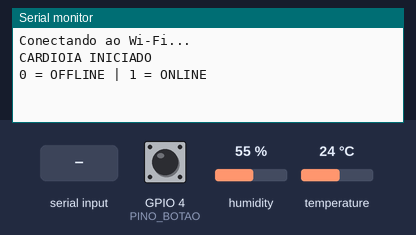
The sketch below on a simulated ESP32. Parts: the last lines printed to the serial monitor. The test bench sets the inputs (shaded band); at power-on: temperature 24 °C, GPIO 4 (PINO_BOTAO) HIGH, humidity 55 %. WiFi joins after 1.5 s; servers stay silent unless stated; the local clock reads 2024-03-15 10:24:30 at power-on unless the sketch sets it; no MQTT or app messages arrive unless stated.

Above: at 1.2 s.
1.3 s: temperature set to 41 °C
At 2.5 s:
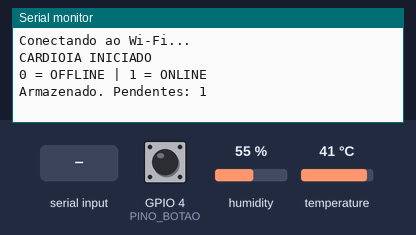
5.5 s: GPIO 4 (PINO_BOTAO) pulled LOW for 0.15 s
At 5.9 s:
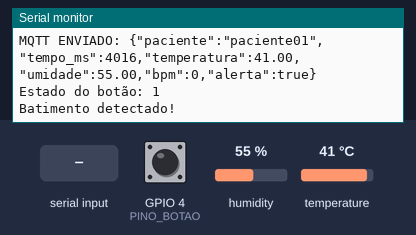
12.0 s: "0" received over Serial
At 14.8 s:
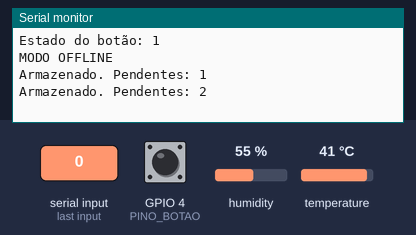
16.5 s: "1" received over Serial
At 17.2 s:
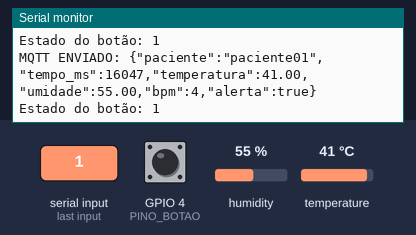
18.0 s: temperature set to 12 °C
At 19.2 s:
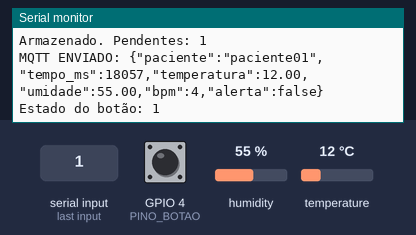
21.5 s: GPIO 4 (PINO_BOTAO) pulled LOW for 1 s
At 22.9 s:
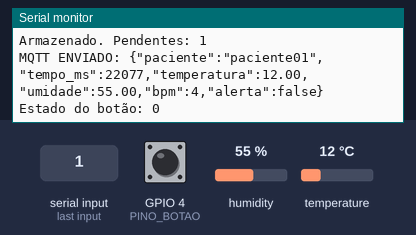
Timing chart, 0 to 24.5 s (numbered marks = the images above; inputs shaded):
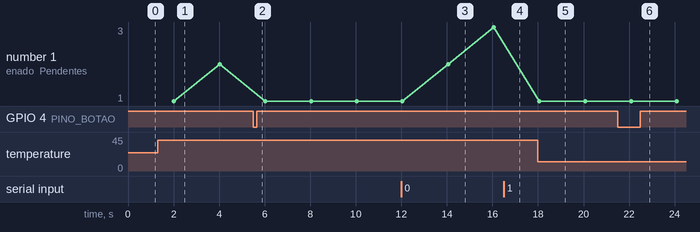

Measured:
- after the input at 5.5 s, the serial monitor: prints a new line at once (image 2)
- after the input at 12.0 s, the serial monitor: prints a new line at once (image 3)
- after the input at 16.5 s, the serial monitor: prints a new line at once (image 4)
- after the input at 18.0 s, the serial monitor: prints a new line after 0.07 s (image 5)
- after the input at 21.5 s, the serial monitor: prints a new line at once (image 6)
- plotted number 1: 1 → 3 after the input at 12.0 s

The sketch:

sketch.ino
```cpp
#include <Arduino.h>
#include <WiFi.h>
#include <WiFiClientSecure.h>
#include <PubSubClient.h>
#include <DHTesp.h>
#include <time.h>
#include "secrets.h"

// CARDIOIA - ESP32 + EDGE + MQTT

const int PINO_DHT = 15;
const int PINO_BOTAO = 4;

const char* WIFI_NOME = "Wokwi-GUEST";
const char* WIFI_SENHA = "";

const char* MQTT_SERVIDOR =
  "le1e1b1e.ala.us-east-1.emqxsl.com";

const int MQTT_PORTA = 8883;
const char* MQTT_TOPICO =
  "cardioia/paciente01/sinais";

// Certificado CA publico do EMQX
const char* CERTIFICADO_CA = R"EOF(
-----BEGIN CERTIFICATE-----
MIIDjjCCAnagAwIBAgIQAzrx5qcRqaC7KGSxHQn65TANBgkqhkiG9w0BAQsFADBh
MQswCQYDVQQGEwJVUzEVMBMGA1UEChMMRGlnaUNlcnQgSW5jMRkwFwYDVQQLExB3
d3cuZGljZXJ0LmNvbTEgMB4GA1UEAxMXRGlnaUNlcnQgR2xvYmFsIFJvb3QgRzIw
HhcNMTMwODAxMTIwMDAwWhcNMzgwMTE1MTIwMDAwWjBhMQswCQYDVQQGEwJVUzEV
MBMGA1UEChMMRGlnaUNlcnQgSW5jMRkwFwYDVQQLExB3d3cuZGljZXJ0LmNvbTEg
MB4GA1UEAxMXRGlnaUNlcnQgR2xvYmFsIFJvb3QgRzIwMIIBIjANBgkqhkiG9w0B
AQEFAAOCAQ8AMIIBCgKCAQEAuzfNNNx7a8myaJCtSnX/RrohCgiN9RlUyfuI
2/Ou8jqJkTx65qsGGmvPrC3oXgkkRLpimn7Wo6h+4FR1IAWsULecYxpsMNzaHxmx
1x7e/dfgy5SDN67sH0NO3Xss0r0upS/kqbitOtSZpLYl6ZtrAGCSYP9PIUkY92eQ
q2EGnI/yuum06ZIya7XzV+hdG82MHauVBJVJ8zUtluNJbd134/tJS7SsVQepj5Wz
tCO7TG1F8PapspUwtP1MVYwnSlcUfIKdzXOS0xZKBgyMUNGPHgm+F6HmIcr9g+UQ
vIOlCsRnKPZzFBQ9RnbDhxSJITRNrw9FDKZJobq7nMWxM4MphQIDAQABo0IwQDAP
BgNVHRMBAf8EBTADAQH/MA4GA1UdDwEB/wQEAwIBhjAdBgNVHQ4EFgQUTiJUIBiV
5uNu5g/6+rkS7QYXjzkwDQYJKoZIhvcNAQELBQADggEBAGBnKJRvDkhj6zHd6mcY
1Yl9PMWLSn/pvtsrF9+wX3N3KjITOYFnQoQj8kVnNeyIv/iPsGEMNKSuIEyExtv4
NeF22d+mQrvHRAiGfzZ0JFrabA0UWTW98kndth/Jsw1HKj2ZL7tcu7XUIOGZX1NG
Fdtom/DzMNU+MeKNhJ7jitralj41E6Vf8PlwUHBHQRFXGU7Aj64GxJUTFy8bJZ91
8rGOmaFvE7FBcf6IKshPECBV1/MUReXgRPTqh5Uykw7+U0b6LJ3/iyK5S9kJRaTe
pLiaWN0bfVKfjllDiIGknibVb63dDcY3fe0Dkhvld1927jyNxF1WW6LZZm6zNTfl
MrY=
-----END CERTIFICATE-----
)EOF";


DHTesp dht;
WiFiClientSecure clienteSeguro;
PubSubClient mqtt(clienteSeguro);

// Fila circular de 1000 registros
const int MAX_REGISTROS = 1000;

struct Registro {
  unsigned long tempo;
  float temperatura;
  float umidade;
  int bpm;
};

Registro fila[MAX_REGISTROS];

int inicioFila = 0;
int totalRegistros = 0;
unsigned long descartados = 0;

bool conexaoHabilitada = true;

unsigned long ultimaLeitura = 0;
unsigned long inicioJanela = 0;
unsigned long ultimoClique = 0;
unsigned long ultimaTentativa = 0;

int cliques = 0;
int bpm = 0;
bool botaoAnterior = HIGH;

void armazenar(Registro r) {
  if (totalRegistros == MAX_REGISTROS) {
    inicioFila = (inicioFila + 1) % MAX_REGISTROS;
    totalRegistros--;
    descartados++;
    Serial.println("AVISO: registro antigo descartado");
  }

  int pos = (inicioFila + totalRegistros)
            % MAX_REGISTROS;

  fila[pos] = r;
  totalRegistros++;

  Serial.print("Armazenado. Pendentes: ");
  Serial.println(totalRegistros);
}

void conectarWiFi() {
  if (WiFi.status() == WL_CONNECTED) return;

  Serial.println("Conectando ao Wi-Fi...");
  WiFi.begin(WIFI_NOME, WIFI_SENHA);
}

void conectarMQTT() {
  if (!conexaoHabilitada) return;
  if (WiFi.status() != WL_CONNECTED) return;
  if (mqtt.connected()) return;

  Serial.println("Conectando ao EMQX...");

  String id = "cardioia-esp32-" +
              String((uint32_t)ESP.getEfuseMac(), HEX);

  if (mqtt.connect(id.c_str(),
                   MQTT_USUARIO,
                   MQTT_SENHA)) {
    Serial.println("MQTT CONECTADO!");
  } else {
    Serial.print("Falha MQTT, codigo: ");
    Serial.println(mqtt.state());
  }
}

void sincronizar() {
  if (!conexaoHabilitada || !mqtt.connected()) {
    return;
  }

  while (totalRegistros > 0 && mqtt.connected()) {
    Registro r = fila[inicioFila];

    char mensagem[256];

    bool alerta = (r.bpm > 120 ||
                   r.temperatura > 38);

    snprintf(
      mensagem,
      sizeof(mensagem),
      "{\"paciente\":\"paciente01\","
      "\"tempo_ms\":%lu,"
      "\"temperatura\":%.2f,"
      "\"umidade\":%.2f,"
      "\"bpm\":%d,"
      "\"alerta\":%s}",
      r.tempo,
      r.temperatura,
      r.umidade,
      r.bpm,
      alerta ? "true" : "false"
    );

    if (mqtt.publish(MQTT_TOPICO, mensagem)) {
      Serial.print("MQTT ENVIADO: ");
      Serial.println(mensagem);

      inicioFila = (inicioFila + 1) % MAX_REGISTROS;
      totalRegistros--;
    } else {
      Serial.println("Falha no envio; dado preservado");
      break;
    }

    mqtt.loop();
    Serial.print("Estado do botão: ");
Serial.println(digitalRead(PINO_BOTAO));
  }
}

void setup() {
  Serial.begin(115200);

  dht.setup(PINO_DHT, DHTesp::DHT22);
  pinMode(PINO_BOTAO, INPUT_PULLUP);

  inicioJanela = millis();

  clienteSeguro.setInsecure();
  mqtt.setServer(MQTT_SERVIDOR, MQTT_PORTA);
  mqtt.setBufferSize(512);

  // Sincroniza relogio para validar TLS
  configTime(0, 0, "pool.ntp.org");

  conectarWiFi();

  Serial.println("CARDIOIA INICIADO");
  Serial.println("0 = OFFLINE | 1 = ONLINE");
}

void loop() {
  unsigned long agora = millis();

  // Comandos manuais
  if (Serial.available()) {
    char comando = Serial.read();

    if (comando == '0') {
      conexaoHabilitada = false;
      mqtt.disconnect();
      Serial.println("MODO OFFLINE");
    }

    if (comando == '1') {
      conexaoHabilitada = true;
      Serial.println("MODO ONLINE");
    }
  }

  // Leitura do botao
  bool botaoAtual = digitalRead(PINO_BOTAO);

  if (botaoAnterior == HIGH &&
      botaoAtual == LOW &&
      agora - ultimoClique > 150) {
    cliques++;
    ultimoClique = agora;
    Serial.println("Batimento detectado!");
  }

  botaoAnterior = botaoAtual;

  // BPM por janela de 15 segundos
  if (agora - inicioJanela >= 15000) {
    bpm = cliques * 4;
    cliques = 0;
    inicioJanela = agora;

    Serial.print("BPM: ");
    Serial.println(bpm);
  }

  // Coleta periodica
  if (agora - ultimaLeitura >= 2000) {
    ultimaLeitura = agora;

    TempAndHumidity dados =
      dht.getTempAndHumidity();

    if (!isnan(dados.temperature) &&
        !isnan(dados.humidity)) {
      Registro r;

      r.tempo = agora;
      r.temperatura = dados.temperature;
      r.umidade = dados.humidity;
      r.bpm = bpm;

      armazenar(r);
    }
  }

  // Conexao e sincronizacao
  if (conexaoHabilitada) {
    if (WiFi.status() == WL_CONNECTED) {
      if (!mqtt.connected() &&
          agora - ultimaTentativa >= 5000) {
        ultimaTentativa = agora;

        // Espera horario valido para TLS
        if (time(nullptr) > 1700000000) {
          conectarMQTT();
        } else {
          Serial.println("Aguardando horario NTP...");
        }
      }

      if (mqtt.connected()) {
        mqtt.loop();
        sincronizar();
      }
    } else if (agora - ultimaTentativa >= 5000) {
      ultimaTentativa = agora;
      conectarWiFi();
    }
  }

  delay(10);
}
```

secrets.example.h
```cpp
#pragma once

// Copie para secrets.h e substitua pelos dados do seu broker.
const char* MQTT_USUARIO = "SEU_USUARIO";
const char* MQTT_SENHA = "SUA_SENHA";
```
